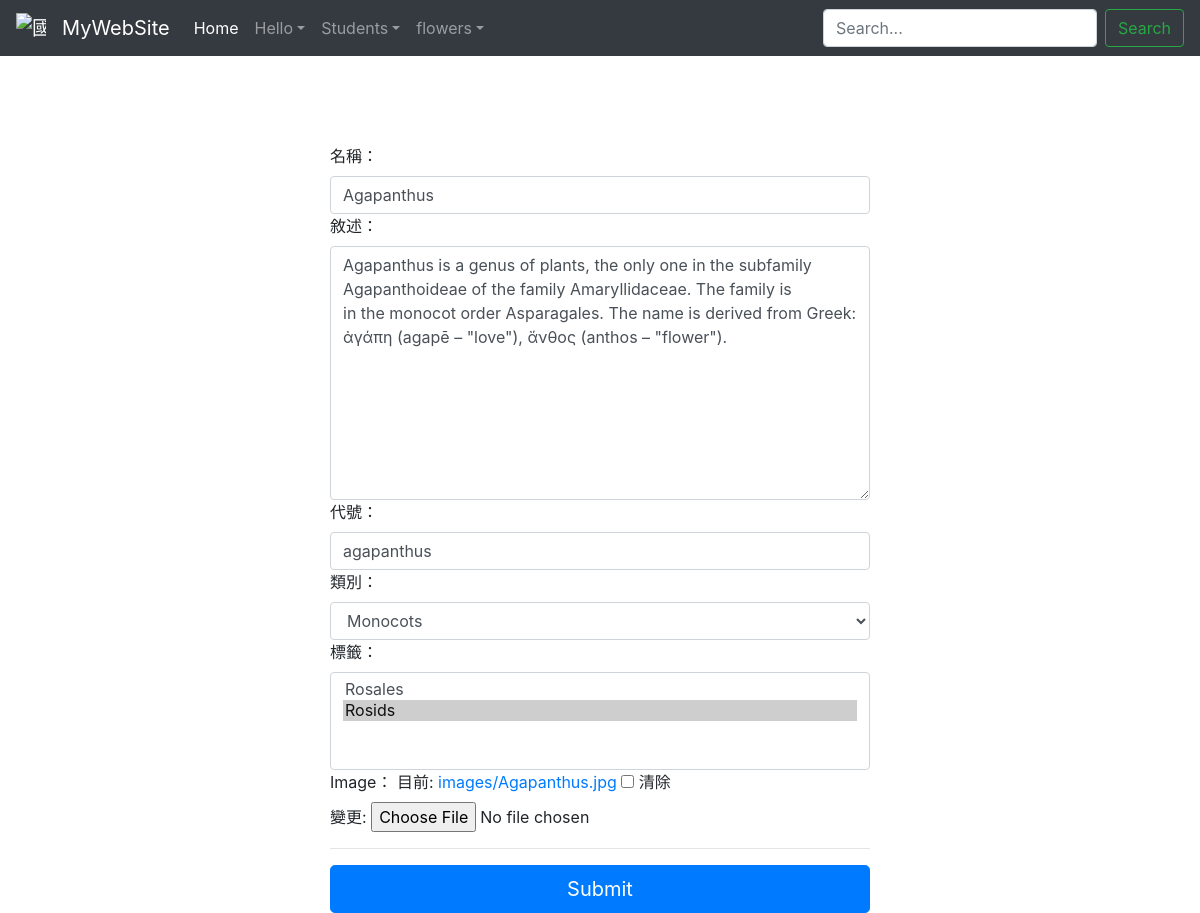
Page /flower/edit/1 on the committed database.
### flower/models.py (models this page shows, shortened)
class Flower(models.Model):
    title = models.CharField(max_length=255, default="") #單行文字方塊
    description = models.TextField(default="") #多行文字方塊
    slug = models.SlugField(blank=True, default="") #短網址說明
    category = models.ForeignKey(Category, null=True, on_delete=models.PROTECT)
    tags = models.ManyToManyField(Tag)
    image = models.ImageField(default="",blank=True,upload_to="images")

class Category(models.Model):
    title = models.CharField(max_length=255, default="")
    def __str__(self):
        return self.title

class Tag(models.Model):
    title = models.CharField(max_length=255, default="")
    def __str__(self):
        return self.title

### flower/views.py (the view)
# urls.py: path("edit/", sviews.edit),
def edit(request, pk=None):
    flower = get_object_or_404(Flower, pk=pk)
    if request.method == "POST":
        form = FlowerForm(request.POST, instance=flower)
        if form.is_valid():
            form.save()
            return HttpResponseRedirect("flower/")
    else:
        form = FlowerForm(instance=flower)
    return render(request, "flower/edit.html", locals())

### flower/forms.py
class FlowerForm(ModelForm):
    class Meta:
        model = Flower
        fields = "__all__"
        widgets = {
            'title':forms.TextInput(attrs={"class":"form-control"}),
            'description':forms.Textarea(attrs={"class":"form-control"}),
            'slug':forms.TextInput(attrs={"class":"form-control"}),
            'category':forms.Select(attrs={"class":"form-control"}),
            'tags':forms.SelectMultiple(attrs={"class":"form-control"}),
            'images':forms.FileInput(attrs={"class":"form-control",'id':'image_filed'}),
        }
        labels = {
            'title':'名稱',
            'description':'敘述',
            'slug':'代號',
            'category':'類別',
            'tags':'標籤',
            'images':'圖片',
        }

### templates/flower/edit.html (shortened to what this page needs)
{% extends "base/base.html" %}
{% block content %}
    <br>
    <br>
    <br>
    <form action="" method="POST">
        <div class="row justify-content-center">
            <div class="col-6">
                {{ form }}
                <hr class="mb-3">
                <button class="btn btn-primary btn-lg btn-block" type="submit">Submit</button>
            </div>
        </div>
    </form>
{% endblock %}

### static/css/style.css (style rules this page uses)
html, body { margin: 0; padding: 0; height: 100%; border: none; }
body { margin-left: 0px; margin-top: 0px; margin-right: 0px; margin-bottom: 0px; background-image: url(images/bg.gif); }
form { margin: 0px; }

### rows in the picture
Flower: title "Agapanthus", description "Agapanthus is a genus of plants, the only one in the subfamily Agapanthoideae of the family Amaryllidaceae. The family is in the monocot order Asparagales. The name is derived from Greek: ἀγάπη (agapē – \"love\"), ἄνθος (anthos – \"flower\").", slug "agapanthus", category "Monocots"
